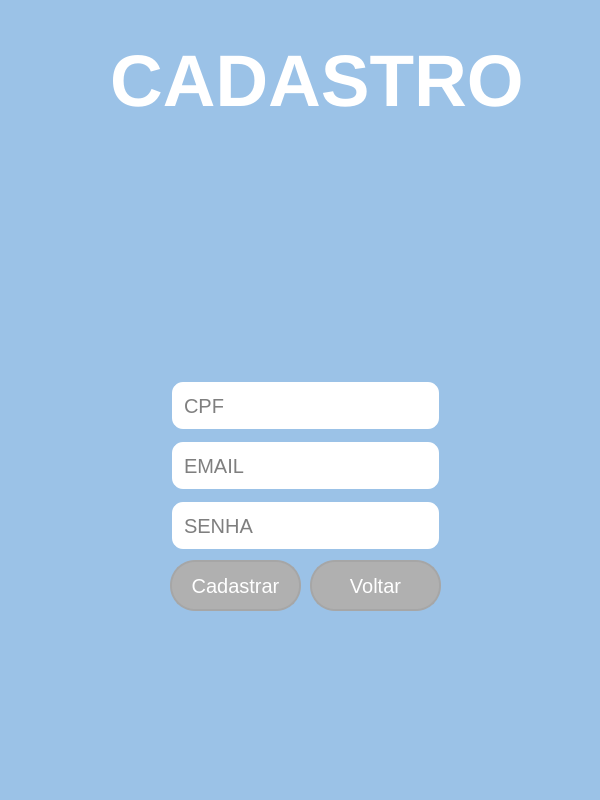
<?xml version="1.0" encoding="UTF-8"?>
<ui version="4.0">
 <class>MainWindow</class>
 <widget class="QMainWindow" name="MainWindow">
  <property name="geometry">
   <rect>
    <x>0</x>
    <y>0</y>
    <width>600</width>
    <height>800</height>
   </rect>
  </property>
  <property name="minimumSize">
   <size>
    <width>600</width>
    <height>800</height>
   </size>
  </property>
  <property name="windowTitle">
   <string>MainWindow</string>
  </property>
  <property name="styleSheet">
   <string notr="true">background-color: rgb(155, 194, 231);</string>
  </property>
  <widget class="QWidget" name="centralwidget">
   <widget class="QLineEdit" name="lineEdit">
    <property name="geometry">
     <rect>
      <x>170</x>
      <y>380</y>
      <width>271</width>
      <height>51</height>
     </rect>
    </property>
    <property name="font">
     <font>
      <pointsize>15</pointsize>
     </font>
    </property>
    <property name="styleSheet">
     <string notr="true">QLineEdit{
	background-color: rgb(255, 255, 255);
	border: 2px solid rgb(155, 194, 231);
	border-radius: 13px;
	padding: 10px;
}
QLineEdit:hover{
	border: 2px solid rgb(255, 207, 0);
}

QLineEdit:focus{
	border: 2px solid rgb(255, 165, 0);
	color: rgb(0, 0, 0);
}
</string>
    </property>
    <property name="maxLength">
     <number>11</number>
    </property>
    <property name="placeholderText">
     <string>CPF</string>
    </property>
   </widget>
   <widget class="QLineEdit" name="lineEdit_2">
    <property name="geometry">
     <rect>
      <x>170</x>
      <y>440</y>
      <width>271</width>
      <height>51</height>
     </rect>
    </property>
    <property name="font">
     <font>
      <pointsize>15</pointsize>
     </font>
    </property>
    <property name="styleSheet">
     <string notr="true">QLineEdit{
	background-color: rgb(255, 255, 255);
	border: 2px solid rgb(155, 194, 231);
	border-radius: 13px;
	padding: 10px;
}
QLineEdit:hover{
	border: 2px solid rgb(255, 207, 0);
}

QLineEdit:focus{
	border: 2px solid rgb(255, 165, 0);
	color: rgb(0, 0, 0);
}
</string>
    </property>
    <property name="maxLength">
     <number>100</number>
    </property>
    <property name="placeholderText">
     <string>EMAIL</string>
    </property>
   </widget>
   <widget class="QLineEdit" name="lineEdit_3">
    <property name="geometry">
     <rect>
      <x>170</x>
      <y>500</y>
      <width>271</width>
      <height>51</height>
     </rect>
    </property>
    <property name="font">
     <font>
      <pointsize>15</pointsize>
     </font>
    </property>
    <property name="styleSheet">
     <string notr="true">QLineEdit{
	background-color: rgb(255, 255, 255);
	border: 2px solid rgb(155, 194, 231);
	border-radius: 13px;
	padding: 10px;
}
QLineEdit:hover{
	border: 2px solid rgb(255, 207, 0);
}

QLineEdit:focus{
	border: 2px solid rgb(255, 165, 0);
	color: rgb(0, 0, 0);
}
</string>
    </property>
    <property name="maxLength">
     <number>35</number>
    </property>
    <property name="echoMode">
     <enum>QLineEdit::Password</enum>
    </property>
    <property name="placeholderText">
     <string>SENHA</string>
    </property>
   </widget>
   <widget class="QPushButton" name="pushButton">
    <property name="geometry">
     <rect>
      <x>170</x>
      <y>560</y>
      <width>131</width>
      <height>51</height>
     </rect>
    </property>
    <property name="font">
     <font>
      <pointsize>15</pointsize>
     </font>
    </property>
    <property name="styleSheet">
     <string notr="true">QPushButton {	
	color: rgb(255, 255, 255);
	background-color: rgb(176, 176, 176);
	border: 2px solid rgb(166, 166, 166); 
	border-radius: 25px;
}

QPushButton:hover {
	background-color: rgb(166, 166, 166);
	border: 2px solid rgb(138, 138, 138); 
}

QPushButton:pressed {
	background-color: rgb(250, 230, 0);
	border: 2px solid rgb(255, 165, 24); 
}</string>
    </property>
    <property name="text">
     <string>Cadastrar</string>
    </property>
   </widget>
   <widget class="QLabel" name="label_2">
    <property name="geometry">
     <rect>
      <x>110</x>
      <y>30</y>
      <width>411</width>
      <height>101</height>
     </rect>
    </property>
    <property name="font">
     <font>
      <pointsize>55</pointsize>
      <weight>75</weight>
      <bold>true</bold>
     </font>
    </property>
    <property name="styleSheet">
     <string notr="true">color: rgb(255, 255, 255);</string>
    </property>
    <property name="text">
     <string>CADASTRO</string>
    </property>
   </widget>
   <widget class="QPushButton" name="pushButton_2">
    <property name="geometry">
     <rect>
      <x>310</x>
      <y>560</y>
      <width>131</width>
      <height>51</height>
     </rect>
    </property>
    <property name="font">
     <font>
      <pointsize>15</pointsize>
     </font>
    </property>
    <property name="styleSheet">
     <string notr="true">QPushButton {	
	color: rgb(255, 255, 255);
	background-color: rgb(176, 176, 176);
	border: 2px solid rgb(166, 166, 166); 
	border-radius: 25px;
}

QPushButton:hover {
	background-color: rgb(166, 166, 166);
	border: 2px solid rgb(138, 138, 138); 
}

QPushButton:pressed {
	background-color: rgb(250, 230, 0);
	border: 2px solid rgb(255, 165, 24); 
}</string>
    </property>
    <property name="text">
     <string>Voltar</string>
    </property>
   </widget>
   <widget class="QLabel" name="label">
    <property name="geometry">
     <rect>
      <x>180</x>
      <y>130</y>
      <width>211</width>
      <height>231</height>
     </rect>
    </property>
    <property name="text">
     <string/>
    </property>
    <property name="pixmap">
     <pixmap>imagens/astronalta lua.png</pixmap>
    </property>
   </widget>
  </widget>
  <widget class="QStatusBar" name="statusbar"/>
 </widget>
 <resources/>
 <connections/>
</ui>
